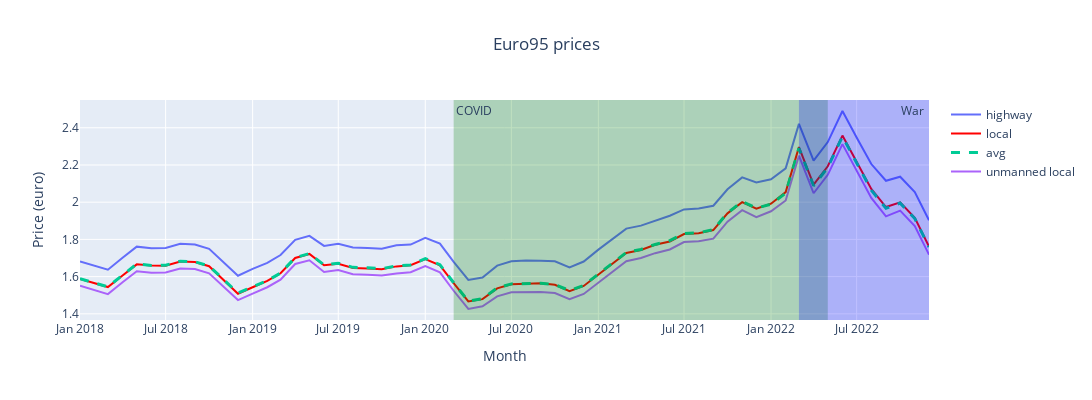
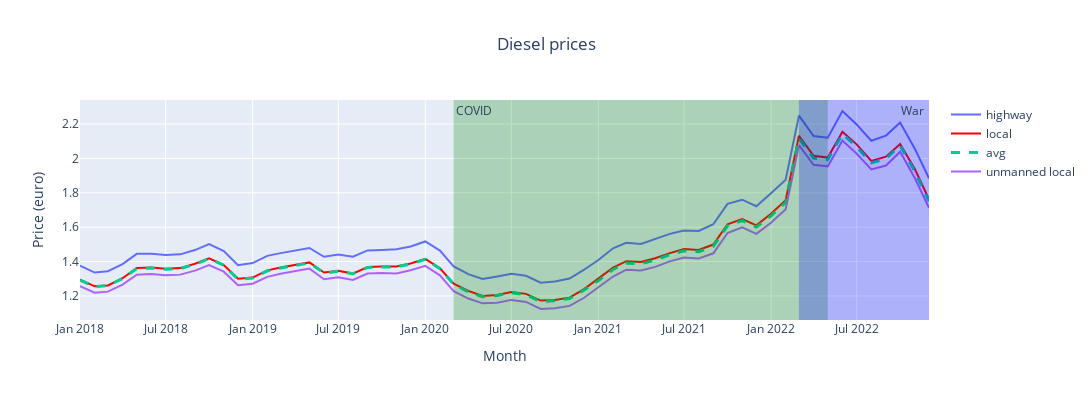
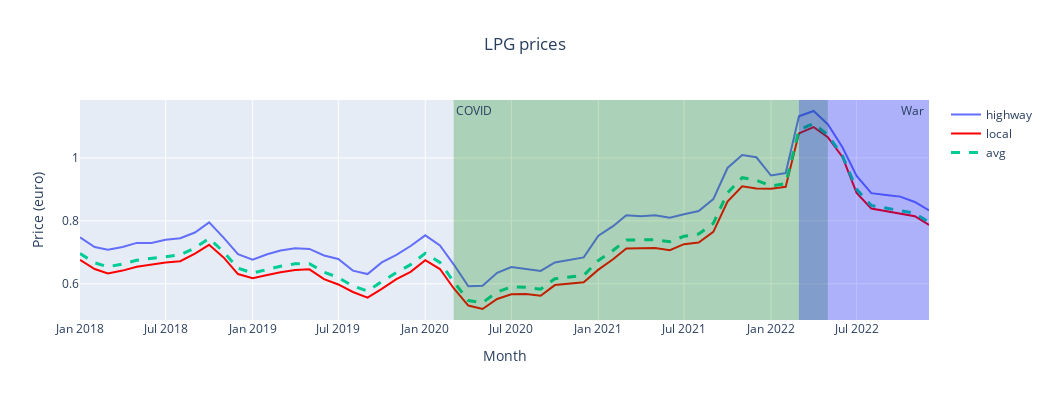

The cell these charts' notebook holds for them, in order:
### Markdown cell above
# Subquestion 2: To what extend does the location of the gas stations determine fuel price trends?
Gas station can have different locations, in this subquestion two locations are distinguished: gas stations near the highways and gas stations far away from the highways. It is investigated to what extend this location has an influence on the development of the fuel prices and how this relates to the general fuel trend. It is expected that gas station near highways have higher prices due to the convenience they offer to travelers and the associated operating costs. Additionally, factors like regional regulations, and supply and demand dynamics can influence the variation in fuel prices near highways.

### Code cell
# Plot Euro95
fig = go.Figure()
fig.add_trace(go.Scatter(x=highway.index, y=highway['highway Euro95'],
                    mode='lines', name='highway'))
fig.add_trace(go.Scatter(x=highway.index, y=local['local Euro95'],
                    line=dict(color='red', width=2), name='local'))
fig.add_trace(go.Scatter(x=highway.index, y=avg['avg Euro95'],
                    name='avg', line=dict( width=3, dash='dash')))
fig.add_trace(go.Scatter(x=highway.index, y=unmanned['unmanned local Euro95'],
                    mode='lines', name='unmanned local'))
fig.update_layout(width=1100, height=400)
fig.update_layout(title={'text': 'Euro95 prices', 'x': 0.5}, xaxis_title='Month', yaxis_title='Price (euro)')
fig.add_vrect(x0="2020-03", x1="2022-05", 
              annotation_text="COVID ", annotation_position="top left",
              fillcolor="green", opacity=0.25, line_width=0)
fig.add_vrect(x0="2022-02", x1="2022-12", 
              annotation_text="War ", annotation_position="top right",
              fillcolor="blue", opacity=0.25, line_width=0)
fig.show()

# Plot diesel
fig = go.Figure()
fig.add_trace(go.Scatter(x=highway.index, y=highway['highway Diesel'],
                    mode='lines', name='highway'))
fig.add_trace(go.Scatter(x=highway.index, y=local['local Diesel'],
                    line=dict(color='red', width=2), name='local'))
fig.add_trace(go.Scatter(x=highway.index, y=avg['avg Diesel'],
                    name='avg', line=dict( width=3, dash='dash')))
fig.add_trace(go.Scatter(x=highway.index, y=unmanned['unmanned local Diesel'],
                    mode='lines', name='unmanned local'))
fig.update_layout(width=1100, height=400)
fig.update_layout(title={'text': 'Diesel prices', 'x': 0.5}, xaxis_title='Month', yaxis_title='Price (euro)')
fig.add_vrect(x0="2020-03", x1="2022-05", 
              annotation_text="COVID ", annotation_position="top left",
              fillcolor="green", opacity=0.25, line_width=0)
fig.add_vrect(x0="2022-03", x1="2022-12", 
              annotation_text="War ", annotation_position="top right",
              fillcolor="blue", opacity=0.25, line_width=0)
fig.show()

# Plot LPG
fig = go.Figure()
fig.add_trace(go.Scatter(x=highway.index, y=highway['highway LPG'],
                    mode='lines', name='highway'))
fig.add_trace(go.Scatter(x=highway.index, y=local['local LPG'],
                    line=dict(color='red', width=2), name='local'))
fig.add_trace(go.Scatter(x=highway.index, y=avg['avg LPG'],
                    name='avg', line=dict( width=3, dash='dash')))
fig.update_layout(width=1050, height=400)
fig.update_layout(title={'text': 'LPG prices', 'x': 0.5}, xaxis_title='Month', yaxis_title='Price (euro)')
fig.add_vrect(x0="2020-03", x1="2022-05", 
              annotation_text="COVID ", annotation_position="top left",
              fillcolor="green", opacity=0.25, line_width=0)
fig.add_vrect(x0="2022-03", x1="2022-12", 
              annotation_text="War ", annotation_position="top right",
              fillcolor="blue", opacity=0.25, line_width=0)
fig.show()
